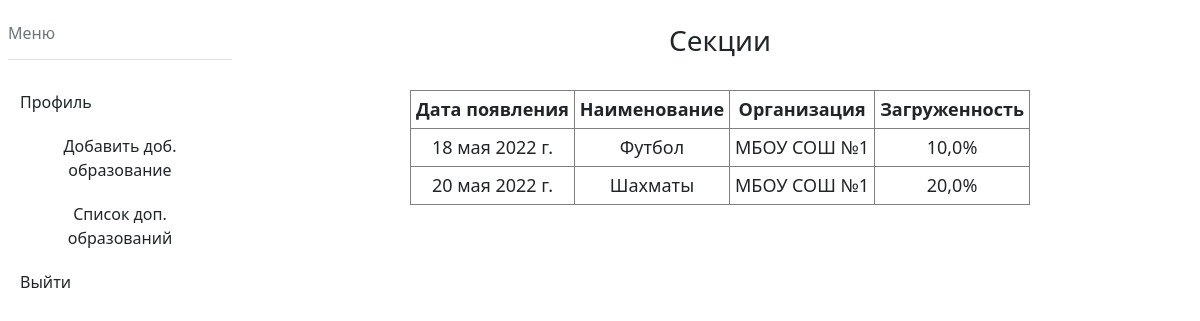
/sections/ (signed in), run on an earlier commit of the app's database.
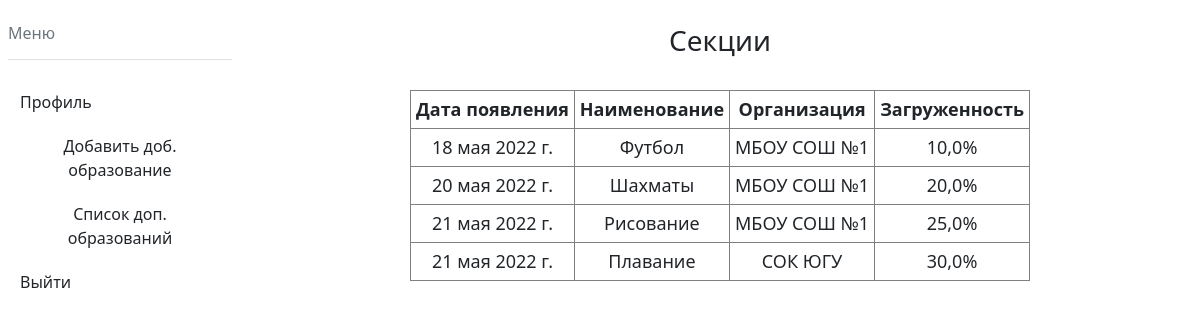
And on a later commit of the database.
### mainapp/models.py (models this page shows, shortened)
class Section(models.Model):
    title = models.CharField(max_length=150, help_text='Введите название секции', verbose_name='Секция', null=False)
    organization = models.ForeignKey('Organization', on_delete=models.CASCADE, help_text='Выберите организацию', verbose_name='Организация', null=False)
    date = models.DateField(help_text='Введите дату начала', verbose_name='Дата', auto_now_add=True)
    coach = models.CharField(max_length=150, help_text='Введите главного тренера секции', verbose_name='Тренер', null=True, blank=True)
    load = models.FloatField(default=10, help_text='Введите нагруженность секции', verbose_name="Нагруженность секции")

class Organization(models.Model):
    title = models.CharField(max_length=150, help_text='Введите название организации доп. образования', verbose_name='Организация', null=False)
    director = models.CharField(max_length=150, help_text='Введите директора организации', verbose_name='Директор', null = True, blank=True)

### mainapp/views.py (the view)
# urls.py: path('sections/', views.sections, name='sections'),
def sections(request):
    if request.user.is_authenticated:
        sections = Section.objects.all()
        return render(request, 'mainapp/sections.html', {'sections': sections})
    else:
        return HttpResponseRedirect('/login')

### templates/mainapp/sections.html (shortened to what this page needs)
<!DOCTYPE html>
<html lang="en">
{% load static %}
<head>
    <link href= '{% static "css/parent_profile.css" %}' rel="stylesheet" >
    <link rel="stylesheet" href="https://cdn.jsdelivr.net/npm/bootstrap@5.1.3/dist/css/bootstrap.min.css">
</head>
<body>
<div class="b-left">
    <aside class="bd-aside sticky-xl-top text-muted align-self-start mb-3 mb-xl-5 px-2">
  <h2 class="h6 pt-4 pb-3 mb-4 border-bottom">Меню</h2>
  <nav class="small" id="toc">
    <ul class="list-unstyled">
      <li class="my-2">
          <a href="/" class="btn d-inline-flex align-items-center collapsed border-0" data-bs-toggle="collapse" aria-expanded="false" data-bs-target="#contents-collapse" aria-controls="contents-collapse">Профиль</a>
      </li>
      <li class="my-2">
        <a href="/add_section_child" class="btn d-inline-flex align-items-center collapsed border-0" data-bs-toggle="collapse" aria-expanded="false" data-bs-target="#contents-collapse" aria-controls="contents-collapse">Добавить доб. образование</a>
      </li>
        <li class="my-2">
        <a href="/sections" class="btn d-inline-flex align-items-center collapsed border-0" data-bs-toggle="collapse" aria-expanded="false" data-bs-target="#contents-collapse" aria-controls="contents-collapse">Список доп. образований</a>
      </li>
      <li class="my-2">
        <a href="/logout" class="btn d-inline-flex align-items-center collapsed border-0" data-bs-toggle="collapse" aria-expanded="false" data-bs-target="#contents-collapse" aria-controls="contents-collapse">Выйти</a>
      </li>
    </ul>
  </nav>
</aside>
</div>
<div class="b-right">
    <br>
    <h3 style="display: flex; justify-content: center; align-items: center;">Секции</h3>
    <br>
    <table>
        <tr><th>Дата появления</th><th>Наименование</th><th>Организация</th><th>Загруженность</th></tr>
        {% for section in sections %}
            <tr>
                <td>{{section.date}}</td>
                <td>{{section.title}}</td>
                <td>{{section.organization.title}}</td>
                <td>{{section.load}}%</td>
            </tr>
        {% endfor %}
    </table>
</div>
</body>
</html>

### static/css/parent_profile.css (style rules this page uses)
.b-left { width:20%; float:left; display:flex; justify-content: center; align-items: center; }
.b-right { width:80%; float:right; }
li { list-style-type: none; }
ul { margin-left: 0; padding-left: 0; }

### templates/mainapp/sections.html (style rules this page uses)
TD, TH { padding: 5px; font-size: 18px; border: 1px solid grey; text-align: center; }
table { margin: auto; }

What changed in the data, as far as the page shows it:
added Section: date "21 мая 2022 г.", title "Рисование", organization "МБОУ СОШ №1", load "25,0"
added Section: date "21 мая 2022 г.", title "Плавание", organization "СОК ЮГУ", load "30,0"
